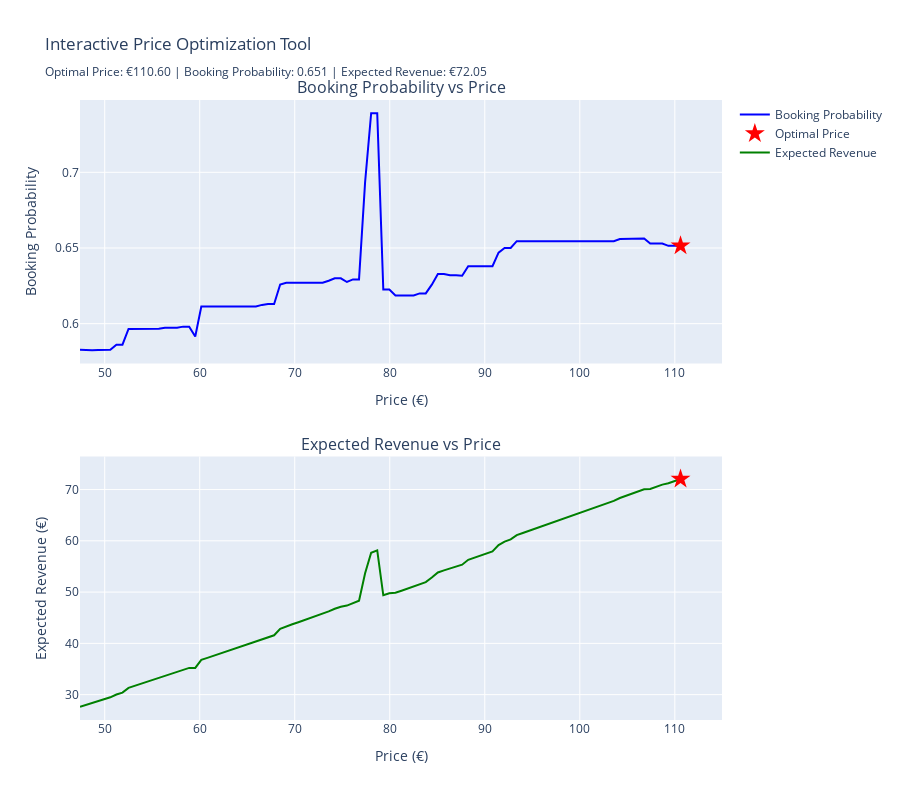

Notebook cell for this chart:
### Markdown cell above
### 2. Interactive Price Optimization Tool

This interactive tool allows you to input listing features and find the optimal price that maximizes expected revenue.

### Code cell
def create_interactive_pricing_tool(listing_features, model, price_range_factor=0.4, n_points=100):
    """
    Create an interactive visualization for price optimization.
    
    Parameters:
    - listing_features: dict or pandas Series with listing features
    - model: trained model for booking probability prediction
    - price_range_factor: factor to determine price range (0.4 = ±40%)
    - n_points: number of price points to evaluate
    """
    # Convert dict to Series if needed
    if isinstance(listing_features, dict):
        # Create a row matching X_test structure
        row = X_test.iloc[0].copy()
        for key, value in listing_features.items():
            if key in row.index:
                row[key] = value
        listing_features = row
    
    base_price = float(listing_features['price_clean'])
    price_grid = np.linspace(
        (1 - price_range_factor) * base_price,
        (1 + price_range_factor) * base_price,
        n_points
    )
    
    # Get predictions
    curve = simulate_pricing_curve(row=listing_features, model=model, price_grid=price_grid, price_col='price_clean')
    print(curve)
    curve['expected_revenue'] = curve['price'] * curve['booking_prob']
    
    # Find optimal price
    optimal_idx = curve['expected_revenue'].idxmax()
    optimal_price = curve.loc[optimal_idx, 'price']
    optimal_prob = curve.loc[optimal_idx, 'booking_prob']
    optimal_revenue = curve.loc[optimal_idx, 'expected_revenue']
    
    # Create interactive plot
    fig = make_subplots(
        rows=2, cols=1,
        subplot_titles=('Booking Probability vs Price', 'Expected Revenue vs Price'),
        vertical_spacing=0.15,
        row_heights=[0.5, 0.5]
    )
    
    # Booking probability plot
    fig.add_trace(
        go.Scatter(
            x=curve['price'],
            y=curve['booking_prob'],
            mode='lines',
            name='Booking Probability',
            line=dict(color='blue', width=2),
            hovertemplate='Price: €%{x:.2f}<br>Probability: %{y:.3f}<extra></extra>'
        ),
        row=1, col=1
    )
    
    # Mark optimal point on probability plot
    fig.add_trace(
        go.Scatter(
            x=[optimal_price],
            y=[optimal_prob],
            mode='markers',
            name='Optimal Price',
            marker=dict(color='red', size=15, symbol='star'),
            hovertemplate='Optimal Price: €%{x:.2f}<br>Probability: %{y:.3f}<extra></extra>'
        ),
        row=1, col=1
    )
    
    # Expected revenue plot
    fig.add_trace(
        go.Scatter(
            x=curve['price'],
            y=curve['expected_revenue'],
            mode='lines',
            name='Expected Revenue',
            line=dict(color='green', width=2),
            hovertemplate='Price: €%{x:.2f}<br>Expected Revenue: €%{y:.2f}<extra></extra>'
        ),
        row=2, col=1
    )
    
    # Mark optimal point on revenue plot
    fig.add_trace(
        go.Scatter(
            x=[optimal_price],
            y=[optimal_revenue],
            mode='markers',
            name='Optimal Price',
            marker=dict(color='red', size=15, symbol='star'),
            showlegend=False,
            hovertemplate='Optimal Price: €%{x:.2f}<br>Expected Revenue: €%{y:.2f}<extra></extra>'
        ),
        row=2, col=1
    )
    
    # Update layout
    fig.update_xaxes(title_text="Price (€)", row=1, col=1)
    fig.update_yaxes(title_text="Booking Probability", row=1, col=1)
    fig.update_xaxes(title_text="Price (€)", row=2, col=1)
    fig.update_yaxes(title_text="Expected Revenue (€)", row=2, col=1)
    
    fig.update_layout(
        title=f'Interactive Price Optimization Tool<br><sub>Optimal Price: €{optimal_price:.2f} | '
              f'Booking Probability: {optimal_prob:.3f} | Expected Revenue: €{optimal_revenue:.2f}</sub>',
        height=800,
        hovermode='x unified',
        showlegend=True
    )
    
    return fig, optimal_price, optimal_prob, optimal_revenue

# Example: Use a sample listing
sample_row = X_test.sample(1, random_state=42).iloc[0]
fig, opt_price, opt_prob, opt_rev = create_interactive_pricing_tool(sample_row, cal_sigmoid)
fig.show()

### Figure 1 — Plotly figure (JSON) as saved in the notebook; plotly's stock layout.template omitted (floating-point values rounded to 4 significant figures)
{"data": [{"hovertemplate": "Price: €%{x:.2f}<br>Probability: %{y:.3f}<extra></extra>", "line": {"color": "blue", "width": 2}, "mode": "lines", "name": "Booking Probability", "type": "scatter", "x": [47.4, 48.04, 48.68, 49.32, 49.95, 50.59, 51.23, 51.87, 52.51, 53.15, 53.78, 54.42, 55.06, 55.7, 56.34, 56.98, 57.61, 58.25, 58.89, 59.53, 60.17, 60.81, 61.44, 62.08, 62.72, 63.36, 64.0, 64.64, 65.27, 65.91, 66.55, 67.19, 67.83, 68.47, 69.11, 69.74, 70.38, 71.02, 71.66, 72.3, 72.94, 73.57, 74.21, 74.85, 75.49, 76.13, 76.77, 77.4, 78.04, 78.68, 79.32, 79.96, 80.6, 81.23, 81.87, 82.51, 83.15, 83.79, 84.43, 85.06, 85.7, 86.34, 86.98, 87.62, 88.26, 88.89, 89.53, 90.17, 90.81, 91.45, 92.09, 92.73, 93.36, 94.0, 94.64, 95.28, 95.92, 96.56, 97.19, 97.83, 98.47, 99.11, 99.75, 100.4, 101.0, 101.7, 102.3, 102.9, 103.6, 104.2, 104.9, 105.5, 106.1, 106.8, 107.4, 108.0, 108.7, 109.3, 110.0, 110.6], "xaxis": "x", "y": [0.5828, 0.5824, 0.5824, 0.5826, 0.5826, 0.5828, 0.5861, 0.5861, 0.5965, 0.5965, 0.5965, 0.5965, 0.5966, 0.5966, 0.5973, 0.5973, 0.5973, 0.598, 0.598, 0.5915, 0.6113, 0.6113, 0.6113, 0.6113, 0.6113, 0.6113, 0.6113, 0.6113, 0.6113, 0.6113, 0.6124, 0.613, 0.613, 0.6259, 0.627, 0.627, 0.627, 0.627, 0.627, 0.627, 0.627, 0.6284, 0.63, 0.63, 0.6275, 0.6293, 0.6293, 0.6935, 0.7391, 0.7391, 0.6226, 0.6226, 0.6187, 0.6187, 0.6187, 0.6187, 0.62, 0.62, 0.6258, 0.6329, 0.6329, 0.632, 0.632, 0.6317, 0.638, 0.638, 0.638, 0.6379, 0.6379, 0.6469, 0.65, 0.65, 0.6545, 0.6545, 0.6545, 0.6545, 0.6545, 0.6545, 0.6545, 0.6545, 0.6545, 0.6544, 0.6544, 0.6544, 0.6544, 0.6544, 0.6544, 0.6544, 0.6544, 0.6559, 0.6559, 0.6559, 0.6562, 0.6562, 0.6529, 0.6529, 0.6529, 0.6514, 0.6514, 0.6514], "yaxis": "y"}, {"hovertemplate": "Optimal Price: €%{x:.2f}<br>Probability: %{y:.3f}<extra></extra>", "marker": {"color": "red", "size": 15, "symbol": "star"}, "mode": "markers", "name": "Optimal Price", "type": "scatter", "x": [110.6], "xaxis": "x", "y": [0.6514], "yaxis": "y"}, {"hovertemplate": "Price: €%{x:.2f}<br>Expected Revenue: €%{y:.2f}<extra></extra>", "line": {"color": "green", "width": 2}, "mode": "lines", "name": "Expected Revenue", "type": "scatter", "x": [47.4, 48.04, 48.68, 49.32, 49.95, 50.59, 51.23, 51.87, 52.51, 53.15, 53.78, 54.42, 55.06, 55.7, 56.34, 56.98, 57.61, 58.25, 58.89, 59.53, 60.17, 60.81, 61.44, 62.08, 62.72, 63.36, 64.0, 64.64, 65.27, 65.91, 66.55, 67.19, 67.83, 68.47, 69.11, 69.74, 70.38, 71.02, 71.66, 72.3, 72.94, 73.57, 74.21, 74.85, 75.49, 76.13, 76.77, 77.4, 78.04, 78.68, 79.32, 79.96, 80.6, 81.23, 81.87, 82.51, 83.15, 83.79, 84.43, 85.06, 85.7, 86.34, 86.98, 87.62, 88.26, 88.89, 89.53, 90.17, 90.81, 91.45, 92.09, 92.73, 93.36, 94.0, 94.64, 95.28, 95.92, 96.56, 97.19, 97.83, 98.47, 99.11, 99.75, 100.4, 101.0, 101.7, 102.3, 102.9, 103.6, 104.2, 104.9, 105.5, 106.1, 106.8, 107.4, 108.0, 108.7, 109.3, 110.0, 110.6], "xaxis": "x2", "y": [27.63, 27.98, 28.35, 28.73, 29.11, 29.48, 30.03, 30.4, 31.32, 31.7, 32.08, 32.46, 32.85, 33.23, 33.65, 34.03, 34.42, 34.84, 35.22, 35.21, 36.78, 37.17, 37.56, 37.95, 38.34, 38.73, 39.12, 39.51, 39.9, 40.29, 40.76, 41.19, 41.58, 42.85, 43.33, 43.73, 44.13, 44.53, 44.93, 45.33, 45.73, 46.23, 46.75, 47.15, 47.37, 47.9, 48.31, 53.68, 57.68, 58.15, 49.38, 49.78, 49.86, 50.26, 50.65, 51.05, 51.55, 51.95, 52.83, 53.83, 54.24, 54.57, 54.97, 55.34, 56.3, 56.71, 57.12, 57.52, 57.93, 59.16, 59.86, 60.27, 61.11, 61.53, 61.95, 62.36, 62.78, 63.2, 63.62, 64.03, 64.45, 64.86, 65.28, 65.69, 66.11, 66.53, 66.95, 67.37, 67.78, 68.36, 68.77, 69.19, 69.65, 70.06, 70.13, 70.54, 70.96, 71.22, 71.63, 72.05], "yaxis": "y2"}, {"hovertemplate": "Optimal Price: €%{x:.2f}<br>Expected Revenue: €%{y:.2f}<extra></extra>", "marker": {"color": "red", "size": 15, "symbol": "star"}, "mode": "markers", "name": "Optimal Price", "showlegend": false, "type": "scatter", "x": [110.6], "xaxis": "x2", "y": [72.05], "yaxis": "y2"}], "layout": {"annotations": [{"font": {"size": 16}, "showarrow": false, "text": "Booking Probability vs Price", "x": 0.5, "xanchor": "center", "xref": "paper", "y": 1, "yanchor": "bottom", "yref": "paper"}, {"font": {"size": 16}, "showarrow": false, "text": "Expected Revenue vs Price", "x": 0.5, "xanchor": "center", "xref": "paper", "y": 0.425, "yanchor": "bottom", "yref": "paper"}], "height": 800, "hovermode": "x unified", "showlegend": true, "title": {"text": "Interactive Price Optimization Tool<br><sub>Optimal Price: €110.60 | Booking Probability: 0.651 | Expected Revenue: €72.05</sub>"}, "xaxis": {"anchor": "y", "domain": [0, 1], "title": {"text": "Price (€)"}}, "xaxis2": {"anchor": "y2", "domain": [0, 1], "title": {"text": "Price (€)"}}, "yaxis": {"anchor": "x", "domain": [0.575, 1], "title": {"text": "Booking Probability"}}, "yaxis2": {"anchor": "x2", "domain": [0, 0.425], "title": {"text": "Expected Revenue (€)"}}}}
